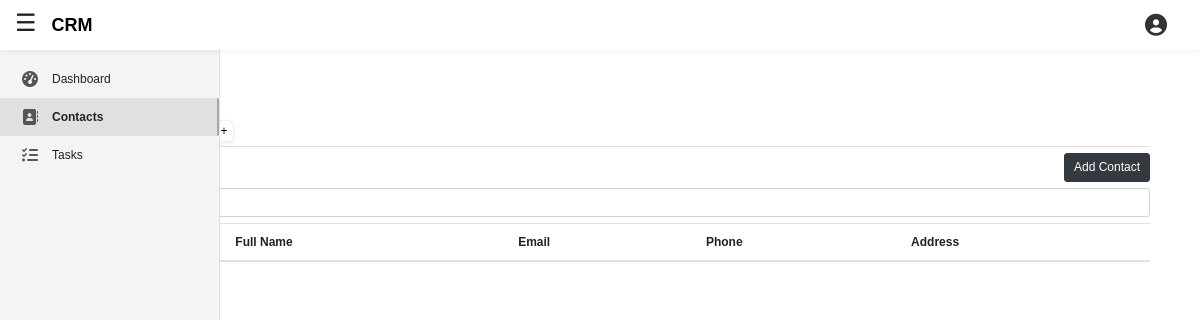
Before: /apps/contacts/ (signed in) with the older database file.
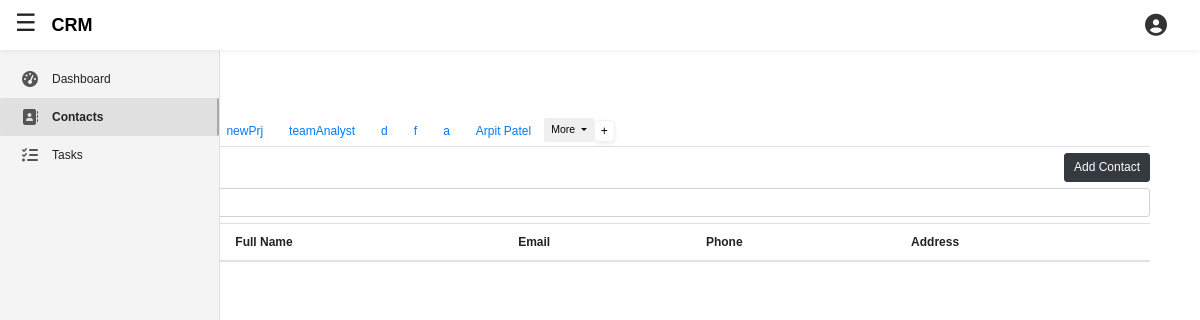
After: the same page with the newer database file.
### client/models.py (models this page shows, shortened)
class Project(models.Model):
    name = models.CharField(max_length=255)
    description = models.TextField(null = True, blank = True)
    user = models.ForeignKey(BusinessUser, on_delete=models.CASCADE)
    class Meta:
        unique_together = ('name', 'user', )

### featuredApp/views.py (the view)
# urls.py: path('contacts/', views.contact_view, name='appContacts'),
@login_required
def contact_view(request, *args, **kwargs):
    if(request.method == "POST"):
        form = ProjectCreationForm(request.POST, user=request.user)
        if(form.is_valid()):
            projectValidForm = form.save(commit = False)
            projectValidForm.user = request.user
            projectValidForm.save() # Save the form
            messages.success(request, f"New Project Created Successfully!")
            return redirect('appContacts')
        else:
            messages.error(request, "A project with this name already exists.")
            return redirect('appContacts')
    else:
        form = ProjectCreationForm(user=request.user)
    user = request.user
    user = request.user
    project_id = request.GET.get('project_id')
    contacts = Client.objects.filter(companyAssignee=user)
    projects = Project.objects.filter(user=user)
    if project_id:
        contacts = contacts.filter(list__id = project_id)
    context = {
        'form': form,
        'contacts': contacts,
        'projects': projects,
        'total_contacts': contacts.count(),
        'selected_project_id': int(project_id) if project_id else None,
        'set_to_all': True if project_id is None else False,
    }
    return render (
        request,
        'featuredApp/contacts.html',
        context,
    )

### client/forms.py (shortened to what this page needs)
class ProjectCreationForm(forms.ModelForm):
        class Meta:
            model = Project
            fields = ('name', 'description')
        def __init__(self, *args, **kwargs):
            self.user = kwargs.pop('user', None)  # fallback to None
            super().__init__(*args, **kwargs)

### featuredApp/templates/featuredApp/contacts.html (shortened to what this page needs)
{% extends 'featuredApp/base.html' %}
{% load static %}
{% load crispy_forms_tags %}
{% block addCSSlink %}
	<link rel="stylesheet" type="text/css" href="{% static 'featuredApp/contacts.css' %}">
{% endblock addCSSlink %}
{% block contentBody1 %}
	<h2 style="font-weight: bolder;"> Contacts </h2>
	<ul class="nav nav-tabs" style="align-items: center;">
		<li class="nav-item">
			<a class="nav-link {% if set_to_all == True %}active{% endif %}" href="{% url 'appContacts' %}">All</a></li>
		{% for project in projects %}
			<li class="nav-item">
				<a href="?project_id={{ project.id }}" class="nav-link {% if selected_project_id == project.id %}active{% endif %}">{{ project.name }}</a>
			</li>
		{% endfor %}
		{% if projects|length > 5 %}
			<div class="btn-group" role="group">
				<button id="btnGroupDrop1" type="button" class="btn btn-sm dropdown-toggle" data-toggle="dropdown" aria-haspopup="true" aria-expanded="false">
					More
				</button>
			</div>
		{% endif %}
		<li class="nav-item">
			<button class="prj-add-btn" type="button" onclick="openProjectFormPopUp()">+</button>
		</li>
			</ul>
	<div class="d-flex justify-content-between my-2">
		<div>
		</div>
		<div>
			<button class="btn btn-dark">Add Contact</button>
	  	</div>
	</div>
	<input type="text" class="form-control my-2" placeholder="Search contacts...">
	<table class="table">
		<thead>
			<tr>
				<th><input type="checkbox" /></th>
				<th>Full Name</th>
				<th>Email</th>
				<th>Phone</th>
				<th>Address</th>
			</tr>
		</thead>
	</table>
{% endblock contentBody1 %}

### featuredApp/templates/featuredApp/base.html (shortened to what this page needs)
{% load static %}
<!DOCTYPE html>
<html lang="en">
<head>
    <link rel="stylesheet" href="https://cdn.jsdelivr.net/npm/bootstrap@4.0.0/dist/css/bootstrap.min.css">
    <link rel="stylesheet" type="text/css" href="{% static 'accounts/base.css' %}">
    <link rel="stylesheet" type="text/css" href="{% static 'featuredApp/base.css' %}">
    {% block addCSSlink %}{% endblock addCSSlink %}
    <link rel="stylesheet" href="https://cdnjs.cloudflare.com/ajax/libs/font-awesome/6.5.0/css/all.min.css" />
</head>
<body>
    <div class="site-header layout">
        <header class="top-header">
            <div class="left-nav">
                <div class="menu-toggle" onclick="toggleSidebar()"> ☰ </div>
                <a href="{% url 'index' %}">
                    <div class="logo"> CRM </div>
                </a>
            </div>
            <div class="right-nav">
                <div class="account-trigger" onclick="toggleAccountPanel()">
                    <i class="fas fa-user-circle account-icon"></i>
                </div>
            </div>
        </header>
        <aside class="sidebar" id="sidebar">
            <nav class="menu-items">
                <a
                    href="{% url 'appDashboard' %}"
                    class="
                    "
                >
                    <i class="fas fa-tachometer-alt"></i>
                    <span class="menu-label">Dashboard</span>
                </a>
                <a
                    href="{% url 'appContacts' %}"
                    class="
                        {% if request.path == '/apps/contacts/' %}
                            active
                        {% endif %}"
                >
                    <i class="fas fa-address-book"></i>
                    <span class="menu-label">Contacts</span>
                </a>
                <a
                    href="{% url 'appTasks' %}"
                    class="
                    "
                >
                    <i class="fas fa-tasks"></i>
                    <span class="menu-label">Tasks</span>
                </a>
            </nav>
        </aside>
    </div>
    <div class="container-defined" style="margin-left: 60px; margin-top: 60px;">
        {% block contentBody1 %} {% endblock contentBody1 %}
    </div>
</body>
</html>

### accounts/static/accounts/base.css (style rules this page uses)
body { background: #fafafa; color: #333333; margin-top: 5rem; }
h1, h2, h3, h4, h5, h6 { color: #444444; }
ul { margin: 0; }

### featuredApp/static/featuredApp/base.css (style rules this page uses)
body, html { font-size: 12px; margin: 0; padding: 0; font-family: sans-serif; background-color: #ffffff; color: #222; }
.container-defined { padding-top: 20px; padding-left: 50px; padding-right: 50px; }
.menu-toggle { cursor: pointer; font-size: 24px; margin-right: 15px; }
.sidebar { background-color: #f4f4f4; color: #222; padding-top: 60px; height: 100vh; overflow: hidden; transition: width 0.3s ease; position: fixed; top: 0; left: 0; z-index: 999; box-shadow: 2px 0 5px rgba(0, 0, 0, 0.01); border-right: 1px solid #e0e0e0; }
.sidebar.expanded { width: 220px; }
.menu-items a { display: flex; align-items: center; padding: 10px 20px; text-decoration: none; color: #222; white-space: nowrap; transition: background-color 0.2s; }
.menu-items a i { margin-right: 12px; min-width: 20px; text-align: center; font-size: 16px; color: #555; transition: color 0.2s; }
.menu-label { transition: opacity 0.3s ease, visibility 0.3s ease; }
.menu-items a.active { background-color: #e0e0e0; font-weight: 600; border-right: 2px solid darkgray; border-radius: 2px; }
.top-header { position: fixed; top: 0; left: 0; right: 0; height: 50px; background-color: #ffffff; color: #222; display: flex; justify-content: space-between; align-items: center; padding: 0 15px; z-index: 1000; box-shadow: 0 2px 4px rgba(0,0,0,0.05); }
.logo { font-size: 18px; font-weight: bold; text-decoration: none; }
.right-nav { margin-left: auto; display: flex; align-items: center; padding-right: 10px; }
.account-trigger { display: flex; align-items: center; justify-content: center; cursor: pointer; padding: 8px; border-radius: 6px; transition: background-color 0.2s ease; }
.account-icon { font-size: 22px; color: #333; }
.sidebar { visibility: hidden; }
.sidebar.ready { visibility: visible; }

### featuredApp/static/featuredApp/contacts.css (style rules this page uses)
.prj-add-btn { color: black; background-color: #ffffff; font-weight: 500; cursor: pointer; border: 1px solid #f0f0f0; border-radius: 5px; box-shadow: 0 2px 4px rgba(0, 123, 255, 0.1); transition: background-color 0.3s, color 0.3s, box-shadow 0.3s; }

Changed rows visible on the page:
added Project: name "newPrj"
added Project: name "teamAnalyst"
added Project: name "d"
added Project: name "f"
added Project: name "a"
added Project: name "Arpit Patel"
Other visible differences:
text now shown: "More"
